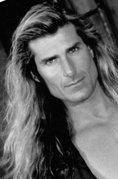
#> input picture Project Code/Python_Backend/fabio.jpg, 118 x 179 px, shrunk from 226 x 344 before the run
$ python main.py
#> lines starting #> are read from the running program, lines starting #| are printed output that depends on the picture; pictures that were not available may be replaced by others from this repository, and a replacement may not be noted

# Author: Spencer Stepanek and team 013_6
# CSCI_3308, Photophonic Web-App Project
# Created on 2/16/21


import numpy as np
import cv2

def isgray(imgpath):
    img = cv2.imread(imgpath)
    if len(img.shape) < 3: return True
    if img.shape[2]  == 1: return True
    b,g,r = img[:,:,0], img[:,:,1], img[:,:,2]
    if (b==g).all() and (b==r).all(): return True
    return False

def get_avg_colors(name, image, path):
    if isgray(path):
        print("\n ---- Analyzing {} in grayscale ---- ".format(name))
        mean = np.mean(image)
        max = np.max(image)
        min = np.min(image)
        print("Average value: {:.2f}".format(mean))
        print("Max value: {:.2f}".format(max))
        print("Min value: {:.2f}".format(min))
        print("Range of value: {:.2f}\n".format(max - min))
    else:
        print("\n ---- Analyzing {} in BGR color ---- ".format(name))
        blue = []
        green = []
        red = []
        count = 0
        pixel_sums = []
        for row in image:
            for pixel in row:
                count += 1
                blue.append(pixel[0])
                green.append(pixel[1])
                red.append(pixel[2])
                pixel_sums.append( ( (pixel[0]/3) + (pixel[1]/3) + (pixel[2]/3) ) )
        # print(pixel_sums)


        for color in [ [blue, "blue"], [green, "green"], [red, "red"] ]:
            mean = np.mean(color[0])
            max = np.max(color[0])
            min = np.min(color[0])
            print("Average {}: {:.2f}".format(color[1], mean))
            print("Max {}: {:.2f}".format(color[1], max))
            print("Min {}: {:.2f}".format(color[1], min))
            print("Range {}: {:.2f}\n".format(color[1], (max - min)) )

        avg_color = [np.sum(blue) / count, np.sum(green) / count, np.sum(red) / count]
        print("Average color value: [{:.2f}, {:.2f}, {:.2f}]".format(avg_color[0], avg_color[1], avg_color[2]))
        print("Range of color: {:.2f}".format( (np.max(pixel_sums)-np.min(pixel_sums)) )) # (a ratio of difference between colors)

        mean = np.mean(image)
        max = np.max(image)
        min = np.min(image)
        print("Average shade value: {:.2f}".format(mean))
        print("Max shade value: {:.2f}".format(max))
        print("Min shade value: {:.2f}".format(min))
        print("Range of shade value: {:.2f}\n".format(max - min))

fabio_path = 'fabio.jpg'
lenna_path = 'lenna.png'

# Load Fabio in grayscale
fabio_color = cv2.imread(fabio_path)
#> fabio_color is the input picture: shape (179, 118, 3); min 0, max 255, mean 93.5

# Load Lenna in grayscale
lenna_color = cv2.imread(lenna_path)
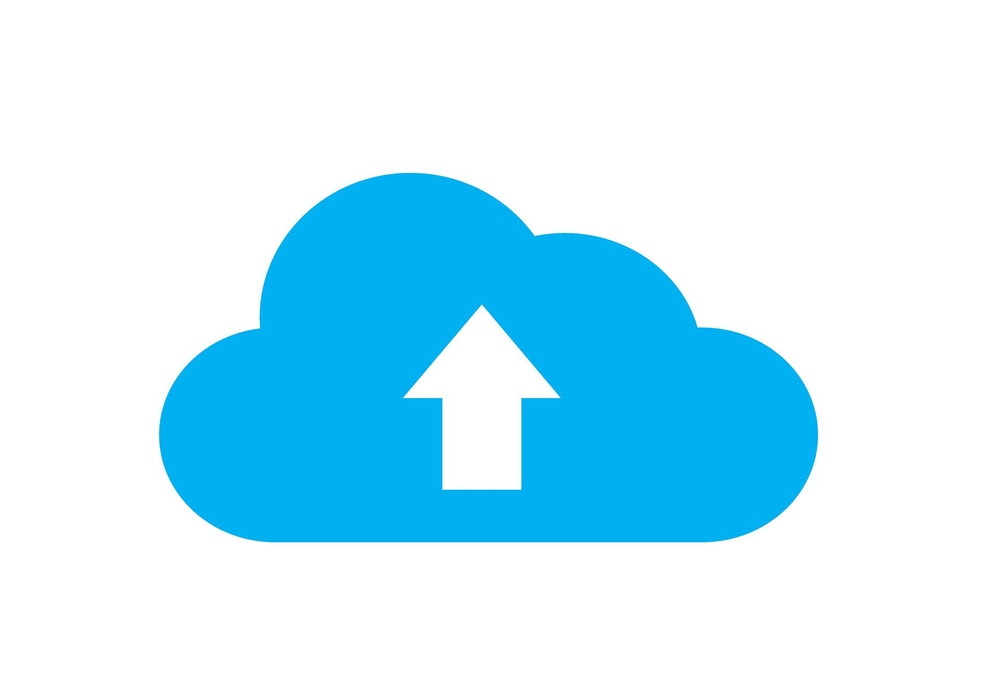
#> input picture app/services/web/project/resources/img/cloud.jpg, 1000 x 691 px, shrunk from 1920 x 1326 before the run, given in place of lenna.png, which was not available
#> lenna_color is the input picture: shape (691, 1000, 3); mean B, G, R 251.5, 236.2, 194.8

get_avg_colors('Fabio', fabio_color, fabio_path)
#> in get_avg_colors, `mean = np.mean(image)`: mean = 93.47
#> in get_avg_colors, `max = np.max(image)`: max = 255
#> in get_avg_colors, `min = np.min(image)`: min = 0
#| Average value: 93.47
#| Max value: 255.00
#| Min value: 0.00
#| Range of value: 255.00
get_avg_colors('Lenna', lenna_color, lenna_path)
#> call 2 of isgray, with imgpath = 'lenna.png'
#> in isgray (call 2), `b,g,r = img[:,:,0], img[:,:,1], img[:,:,2]`:
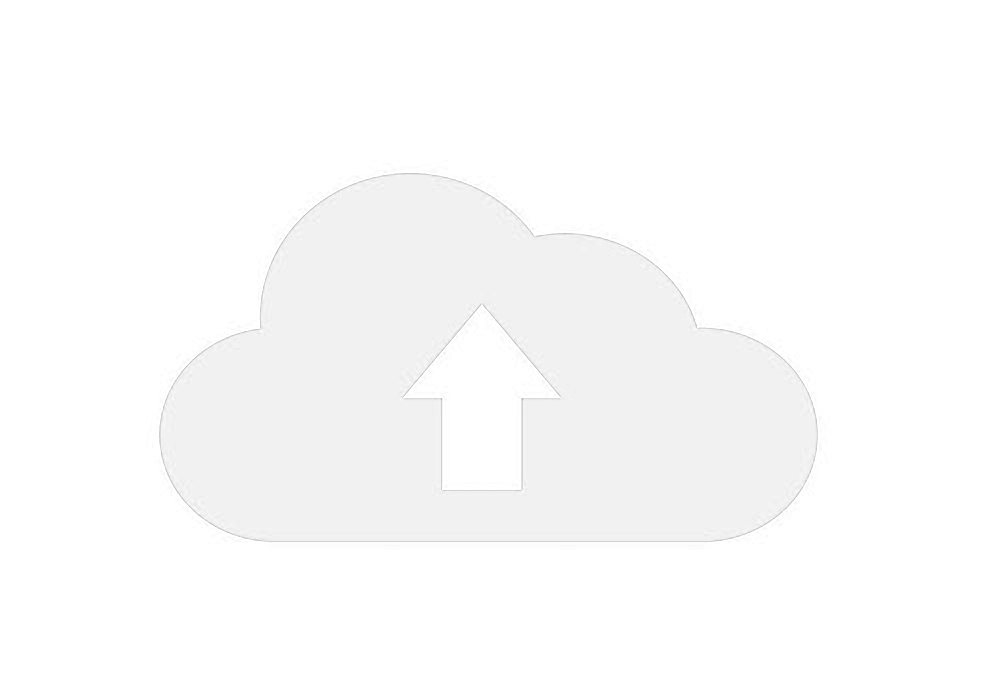
#> b: shape (691, 1000); min 182, max 255, mean 251.5
#> in isgray (call 2), `b,g,r = img[:,:,0], img[:,:,1], img[:,:,2]`:
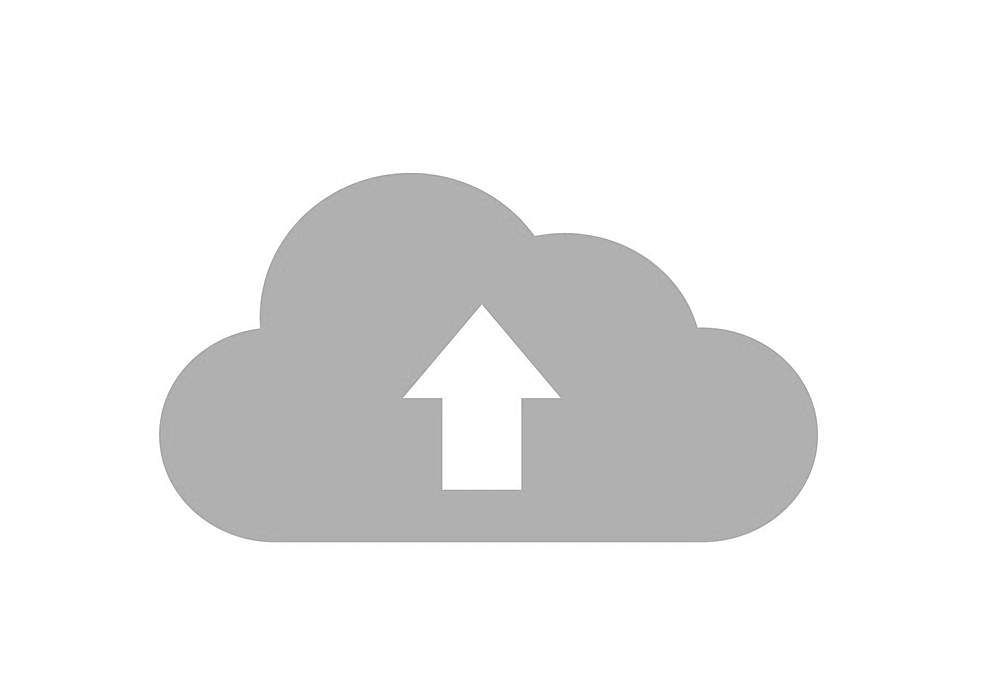
#> g: shape (691, 1000); min 145, max 255, mean 236.2
#> in isgray (call 2), `b,g,r = img[:,:,0], img[:,:,1], img[:,:,2]`:
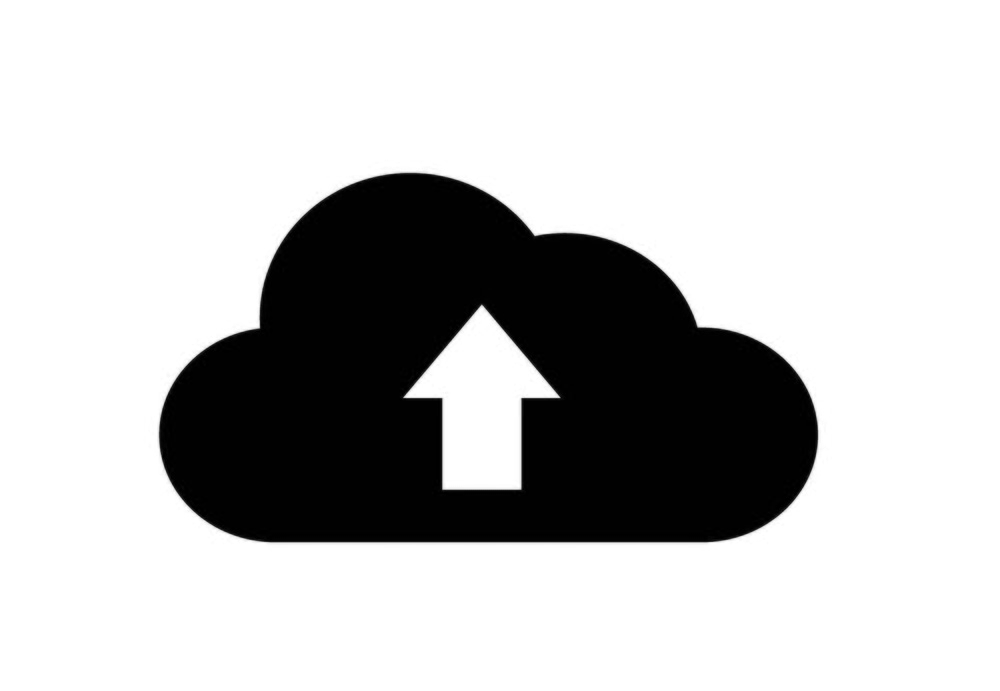
#> r: shape (691, 1000); min 0, max 255, mean 194.8
#> the loop in get_avg_colors (call 2), `for color in [ [blue, "blue"], [green, "green"], [red, "red"] ]:` made 3 passes
#> (mean, min) on passes 1 to 3: (251.5, 182), (236.2, 145), (194.8, 0)
#| Average blue: 251.49
#| Max blue: 255.00
#| Min blue: 182.00
#| Range blue: 73.00
#| Average green: 236.18
#| Max green: 255.00
#| Min green: 145.00
#| Range green: 110.00
#| Average red: 194.76
#| Max red: 255.00
#> (further printed lines are left out)
#| Average color value: [251.49, 236.18, 194.76]
#| Range of color: 135.00
#| Average shade value: 227.48
#| Max shade value: 255.00
#| Min shade value: 0.00
#| Range of shade value: 255.00

# [4 lines of commented-out code are left out]

cv2.waitKey(0)
cv2.destroyAllWindows()
